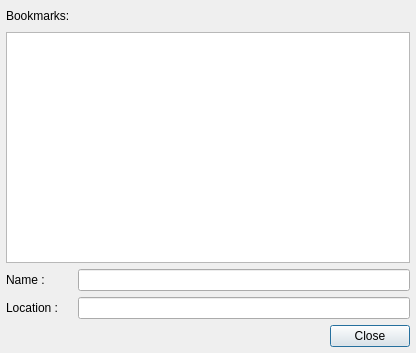
<?xml version="1.0" encoding="UTF-8"?>
<ui version="4.0">
 <class>bookmarkDialog</class>
 <widget class="QDialog" name="bookmarkDialog">
  <property name="geometry">
   <rect>
    <x>0</x>
    <y>0</y>
    <width>416</width>
    <height>353</height>
   </rect>
  </property>
  <property name="sizePolicy">
   <sizepolicy hsizetype="Preferred" vsizetype="Preferred">
    <horstretch>0</horstretch>
    <verstretch>0</verstretch>
   </sizepolicy>
  </property>
  <property name="windowTitle">
   <string>GAMS Studio - Organize Bookmarks</string>
  </property>
  <layout class="QVBoxLayout" name="verticalLayout">
   <property name="leftMargin">
    <number>6</number>
   </property>
   <property name="topMargin">
    <number>6</number>
   </property>
   <property name="rightMargin">
    <number>6</number>
   </property>
   <property name="bottomMargin">
    <number>6</number>
   </property>
   <item>
    <layout class="QHBoxLayout" name="locationbookmarkHLayout">
     <item>
      <widget class="QLabel" name="bookmarkLabel">
       <property name="text">
        <string>Bookmarks:</string>
       </property>
      </widget>
     </item>
     <item>
      <spacer name="horizontalSpacer">
       <property name="orientation">
        <enum>Qt::Horizontal</enum>
       </property>
       <property name="sizeHint" stdset="0">
        <size>
         <width>40</width>
         <height>20</height>
        </size>
       </property>
      </spacer>
     </item>
    </layout>
   </item>
   <item>
    <widget class="QTableView" name="bookmarkTableView">
     <property name="sizePolicy">
      <sizepolicy hsizetype="Expanding" vsizetype="Expanding">
       <horstretch>0</horstretch>
       <verstretch>0</verstretch>
      </sizepolicy>
     </property>
    </widget>
   </item>
   <item>
    <layout class="QHBoxLayout" name="nameHlLayout" stretch="1,5">
     <item>
      <widget class="QLabel" name="nameLabel">
       <property name="sizePolicy">
        <sizepolicy hsizetype="Expanding" vsizetype="Preferred">
         <horstretch>0</horstretch>
         <verstretch>0</verstretch>
        </sizepolicy>
       </property>
       <property name="text">
        <string>Name :</string>
       </property>
      </widget>
     </item>
     <item>
      <widget class="QLineEdit" name="nameLineEdit"/>
     </item>
    </layout>
   </item>
   <item>
    <layout class="QHBoxLayout" name="locationHLayout" stretch="1,5">
     <item>
      <widget class="QLabel" name="locationLabel">
       <property name="sizePolicy">
        <sizepolicy hsizetype="Expanding" vsizetype="Preferred">
         <horstretch>0</horstretch>
         <verstretch>0</verstretch>
        </sizepolicy>
       </property>
       <property name="text">
        <string>Location :</string>
       </property>
      </widget>
     </item>
     <item>
      <widget class="QLineEdit" name="locationLineEdit"/>
     </item>
    </layout>
   </item>
   <item>
    <widget class="QDialogButtonBox" name="buttonBox">
     <property name="orientation">
      <enum>Qt::Horizontal</enum>
     </property>
     <property name="standardButtons">
      <set>QDialogButtonBox::Close</set>
     </property>
    </widget>
   </item>
  </layout>
 </widget>
 <resources/>
 <connections>
  <connection>
   <sender>buttonBox</sender>
   <signal>accepted()</signal>
   <receiver>bookmarkDialog</receiver>
   <slot>accept()</slot>
   <hints>
    <hint type="sourcelabel">
     <x>248</x>
     <y>254</y>
    </hint>
    <hint type="destinationlabel">
     <x>157</x>
     <y>274</y>
    </hint>
   </hints>
  </connection>
  <connection>
   <sender>buttonBox</sender>
   <signal>rejected()</signal>
   <receiver>bookmarkDialog</receiver>
   <slot>reject()</slot>
   <hints>
    <hint type="sourcelabel">
     <x>316</x>
     <y>260</y>
    </hint>
    <hint type="destinationlabel">
     <x>286</x>
     <y>274</y>
    </hint>
   </hints>
  </connection>
 </connections>
</ui>
